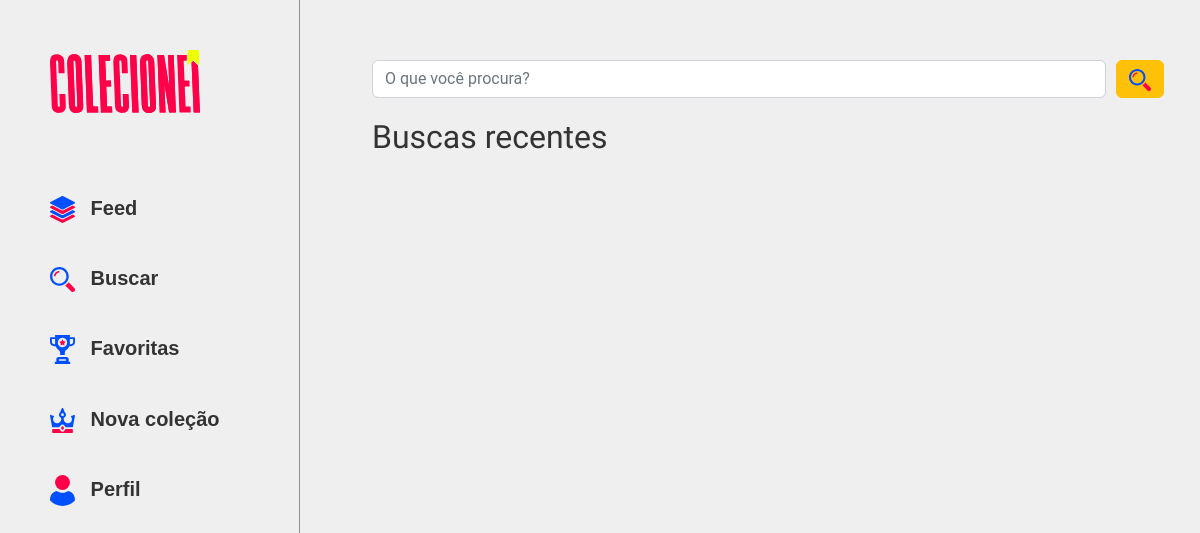
The page /buscar (signed in) on the database as committed earlier.
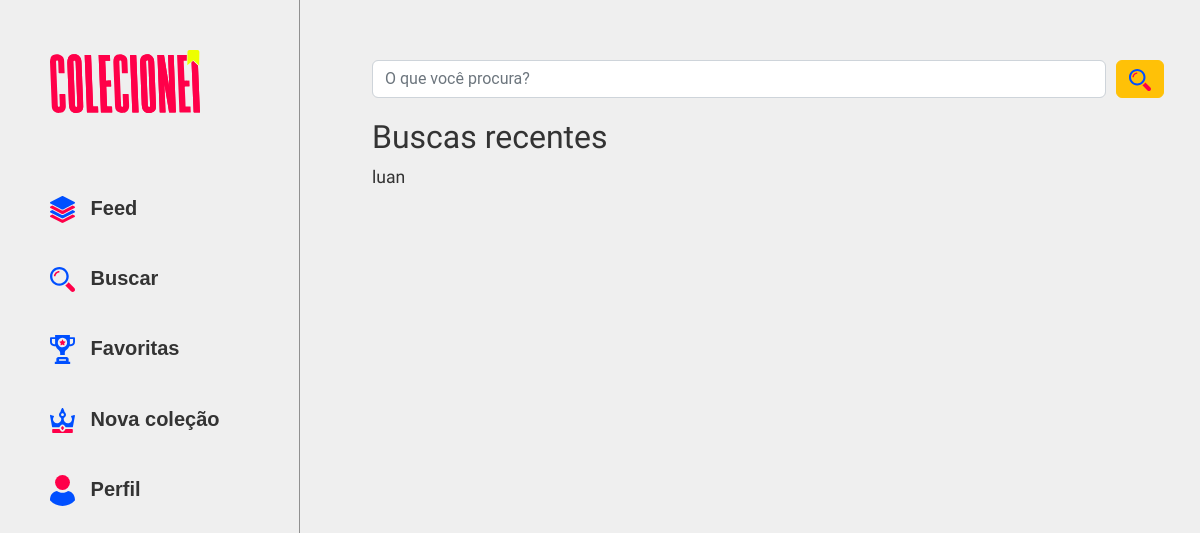
The same page on the database as committed later.
### colecoes/models.py (models this page shows)
class Busca(models.Model):
    usuario = models.ForeignKey(Usuario, on_delete=models.CASCADE)
    query = models.CharField(max_length=255)
    data_hora = models.DateTimeField(auto_now_add=True)

### colecoes/views.py (the view)
# urls.py: path('buscar', buscar, name='buscar'),
def buscar(request):
    if not request.user.is_authenticated:
        messages.error(request, 'Usuário não logado')
        return redirect('login')
    query = request.GET.get('buscar')
    if query:
        usuarios = Usuario.objects.filter(username__icontains=query)
        colecoes = Colecao.objects.filter(nome__icontains=query)
        itens = Item.objects.filter(nome__icontains=query)
        busca = Busca.objects.filter(usuario=request.user, query=query).order_by('-data_hora').first()
        if busca is None:
            busca = Busca.objects.create(usuario=request.user, query=query)
        else:
            busca.data_hora = timezone.now()
            busca.save()
    else:
        usuarios = Usuario.objects.none()
        colecoes = Colecao.objects.none()
        itens = Item.objects.none()
    icone = icone_aleatorio()
    for usuario in usuarios:
        usuario.esta_seguindo = request.user.esta_seguindo(usuario)
    historico_busca = Busca.objects.filter(usuario=request.user).order_by('-data_hora')
    return render(request, 'colecoes/busca.html', {'user': request.user, 'usuarios': usuarios, 'colecoes': colecoes, 'itens': itens, 'icone_aleatorio': icone, 'historico_busca': historico_busca})

### colecoes/views.py (called while the page is built)
def icone_aleatorio():
    icones = ['fantasma.svg', 'caveira.svg', 'foguete.svg']
    icone_aleatorio = choice(icones)
    return icone_aleatorio

### templates/colecoes/busca.html (shortened to what this page needs)
{% load static %}
<!DOCTYPE html>
<html lang="en">
<head>
    <link href="https://cdn.jsdelivr.net/npm/bootstrap@5.2.2/dist/css/bootstrap.min.css" rel="stylesheet"
>
    <link rel="stylesheet" href="{% static 'styles/colecoes/busca.css' %}">
</head>
<body class="corpo">
    <div>
        {% include 'partials/_header.html' %}
    </div>
    <section class="corpo_pagina">
        <form id="form-busca" action="{% url 'buscar' %}" class="form-inline my-2 my-lg-0" style="display: flex;">
            <input id="input-busca" class="form-control mr-sm-2 busca__input" type="search" name="buscar" placeholder="O que você procura?" aria-label="Buscar">
            <button class="btn btn-warning my-2 my-sm-0" type="submit" style="width: 50px; margin-left: 10px;">
                <img class="busca__icone" src="{% static 'assets/icones/lupa.svg' %}" alt="ícone de search">
            </button>
        </form>
        {% if not usuarios and not colecoes and not itens %}
            <div class="historico_busca">
                <h2 style="margin-top: 20px;">Buscas recentes</h2>
                <ul style="padding-left: 0px;">
                    {% for busca in historico_busca %}
                    <div class="busca">
                        <a class="busca_link" href="{% url 'buscar' %}?buscar={{ busca.query }}">
                            <div >
                                <p>{{ busca.query }}</p>
                            </div>
                        </a>
                    </div>
                    {% endfor %}
                </ul>
            </div>
        {% endif %}
    </section>
</body>
</html>

Rows that differ between the two databases and show on the page:
added Busca: query "luan"
